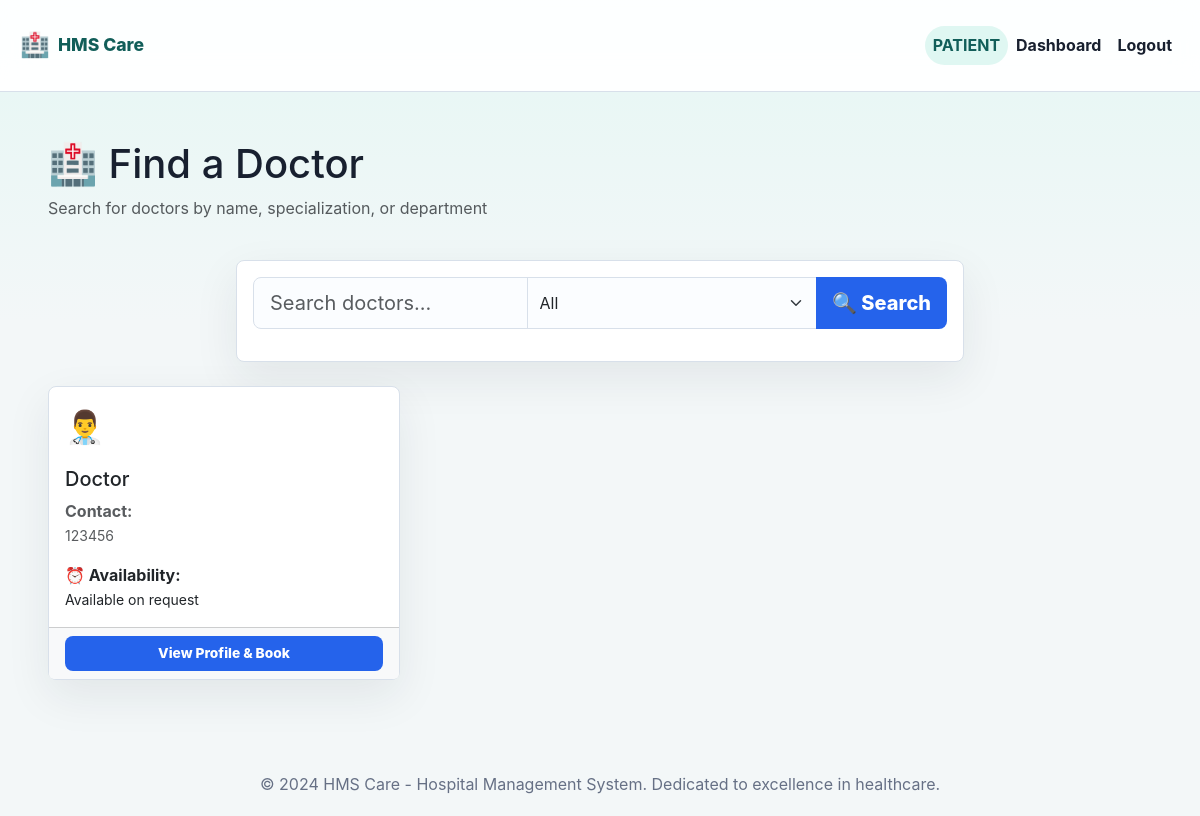
/search_doctors (signed in), run on an earlier commit of the app's database.
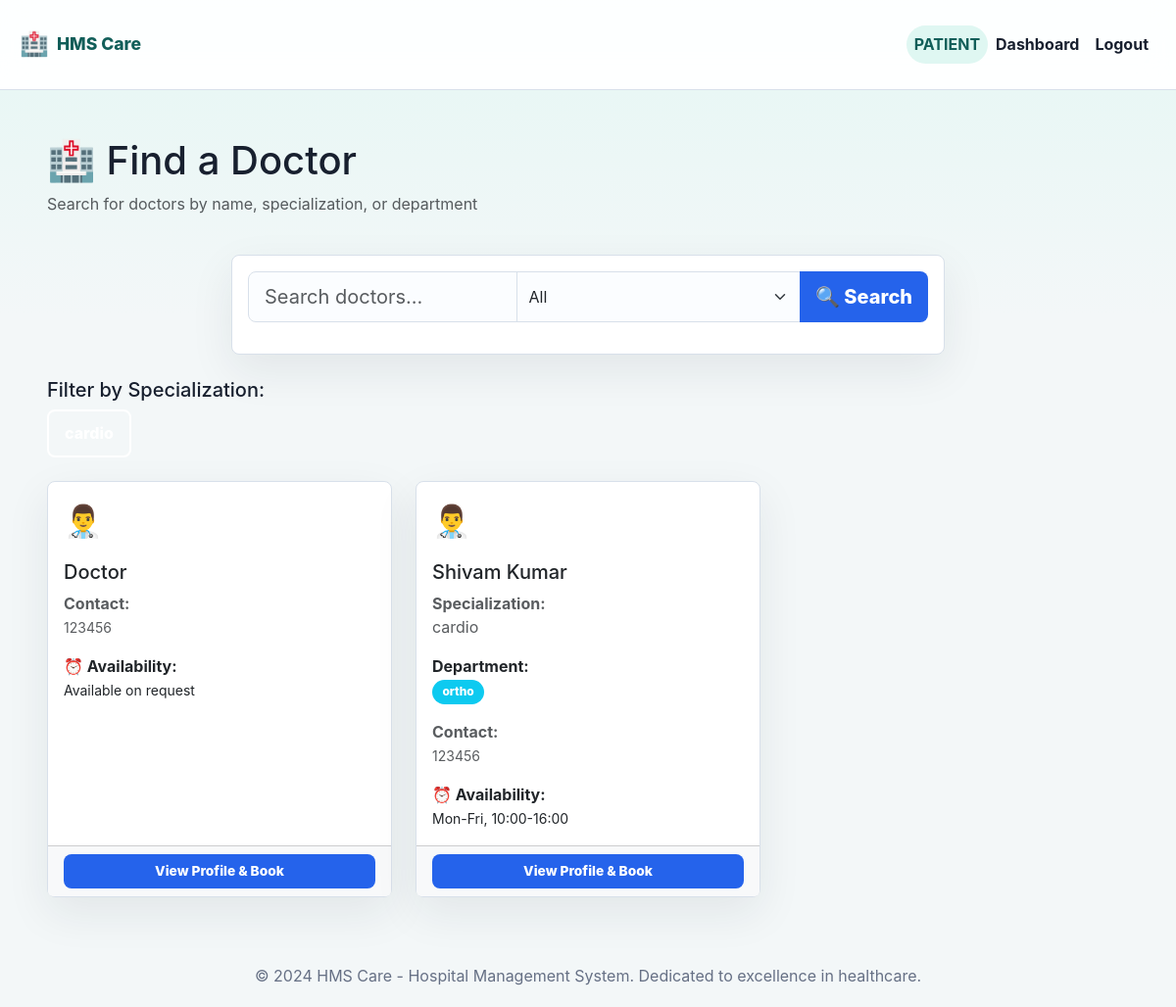
And on a later commit of the database.
### models.py (models this page shows)
class Doctor(db.Model):
    id = db.Column(db.Integer, primary_key=True)
    name = db.Column(db.String(100), nullable=False)
    username = db.Column(db.String(50), unique=True, nullable=False)
    password = db.Column(db.String(128), nullable=False)
    email = db.Column(db.String(100), unique=True, nullable=False)
    contact = db.Column(db.String(15), nullable=False)
    specialization = db.Column(db.String(100), nullable=True)
    dept_id=db.Column(db.Integer,db.ForeignKey('department.id'))
    availability = db.Column(db.String(200), default="Available on request")
    status = db.Column(db.String(20), default="active")
    role = db.Column(db.String(20), default="doctor")
    admin_id = db.Column(db.Integer, db.ForeignKey('admin.id'), default=1)
    schedules = db.relationship('Schedule_doctors', backref='doctor', lazy=True)
    appointment = db.relationship('Appointment', backref='doctor', lazy=True)
    availability_schedule = db.relationship('DoctorAvailability', backref='doctor', lazy=True, cascade="all, delete-orphan")

class Department(db.Model):
    id=db.Column(db.Integer,primary_key=True)
    name=db.Column(db.String(),nullable=False)
    description=db.Column(db.String(),nullable=False)
    building=db.Column(db.String(),nullable=False)
    status=db.Column(db.String(),default="active",nullable=False)
    doctors=db.relationship('Doctor', backref='department', lazy=True)
    admin_id = db.Column(db.Integer, db.ForeignKey('admin.id'), default=1)

### app.py (the view)
@app.route("/search_doctors", methods=["GET", "POST"])
@login_required("patient")
def search_doctors():
    doctors = []
    specializations = set()
    if request.method == "POST":
        search_query = request.form.get("search_query", "").strip()
        search_type = request.form.get("search_type", "all")
        if search_query:
            if search_type in ["name", "all"]:
                doctors.extend(Doctor.query.filter(
                    Doctor.name.ilike(f"%{search_query}%"),
                    Doctor.status == "active"
                ).all())
            if search_type in ["specialization", "all"]:
                doctors.extend(Doctor.query.filter(
                    Doctor.specialization.ilike(f"%{search_query}%"),
                    Doctor.status == "active"
                ).all())
            if search_type in ["department", "all"]:
                dept = Department.query.filter(
                    Department.name.ilike(f"%{search_query}%")
                ).first()
                if dept:
                    doctors.extend(Doctor.query.filter_by(dept_id=dept.id, status="active").all())
        doctors = list({d.id: d for d in doctors}.values())
    else:
        doctors = Doctor.query.filter_by(status="active").order_by(Doctor.name).all()
    all_specializations = db.session.query(Doctor.specialization).filter(
        Doctor.specialization.isnot(None),
        Doctor.status == "active"
    ).distinct().all()
    return render_template("search_doctors.html", doctors=doctors, specializations=[s[0] for s in all_specializations if s[0]])

### app.py (called while the page is built)
def login_required(role=None):
    def decorator(view):
        @wraps(view)
        def wrapped(*args, **kwargs):
            if "user_id" not in session:
                flash("Please login to continue.", "warning")
                return redirect(url_for("login"))
            if role and session.get("role") != role:
                flash("You do not have access to that page.", "danger")
                return redirect(url_for("home"))
            return view(*args, **kwargs)
        return wrapped
    return decorator

### templates/search_doctors.html (shortened to what this page needs)
{% extends 'base.html' %}
{% block content %}
<div class="container mt-4">
    <div class="row mb-4">
        <div class="col-md-12">
            <h1>🏥 Find a Doctor</h1>
            <p class="text-muted">Search for doctors by name, specialization, or department</p>
        </div>
    </div>
    <div class="row mb-4">
        <div class="col-md-8 mx-auto">
            <div class="card">
                <div class="card-body">
                    <form method="POST" action="{{ url_for('search_doctors') }}">
                        <div class="input-group mb-3">
                            <input type="text" name="search_query" class="form-control form-control-lg" placeholder="Search doctors..." value="{{ request.form.get('search_query', '') }}">
                            <select name="search_type" class="form-select">
                                <option value="all" {% if request.form.get('search_type', 'all') == 'all' %}selected{% endif %}>All</option>
                            </select>
                            <button class="btn btn-primary btn-lg" type="submit">🔍 Search</button>
                        </div>
                    </form>
                </div>
            </div>
        </div>
    </div>
    {% if specializations %}
    <div class="row mb-4">
        <div class="col-md-12">
            <h5>Filter by Specialization:</h5>
            <div class="btn-group flex-wrap" role="group">
                {% for spec in specializations %}
                <form method="POST" action="{{ url_for('search_doctors') }}" style="display: inline;">
                    <button type="submit" class="btn btn-outline-primary">{{ spec }}</button>
                </form>
                {% endfor %}
            </div>
        </div>
    </div>
    {% endif %}
    <div class="row">
        {% if doctors %}
            {% for doctor in doctors %}
            <div class="col-md-6 col-lg-4 mb-4">
                <div class="card h-100">
                    <div class="card-body">
                        <div style="font-size: 2rem; margin-bottom: 1rem;">👨‍⚕️</div>
                        <h5 class="card-title">{{ doctor.name }}</h5>
                        {% if doctor.specialization %}
                        <p class="card-text text-muted"><strong>Specialization:</strong><br>{{ doctor.specialization }}</p>
                        {% endif %}
                        {% if doctor.department %}
                        <p class="card-text"><strong>Department:</strong><br>
                            <span class="badge bg-info">{{ doctor.department.name }}</span>
                        </p>
                        {% endif %}
                        <p class="card-text text-muted">
                            <strong>Contact:</strong><br>
                            <small>{{ doctor.contact }}</small>
                        </p>
                        {% if doctor.availability %}
                        <p class="card-text">
                            <strong>⏰ Availability:</strong><br>
                            <small>{{ doctor.availability }}</small>
                        </p>
                        {% endif %}
                    </div>
                    <div class="card-footer bg-light">
                        <a href="{{ url_for('doctor_profile', doctor_id=doctor.id) }}" class="btn btn-sm btn-primary w-100">
                            View Profile & Book
                        </a>
                    </div>
                </div>
            </div>
            {% endfor %}
        {% endif %}
    </div>
</div>
{% endblock %}

What changed in the data, as far as the page shows it:
added Doctor: name "Shivam Kumar", specialization "cardio", department.name "ortho", contact "123456", availability "Mon-Fri, 10:00-16:00"
Also different on the page:
text now shown: "Filter by Specialization:"
